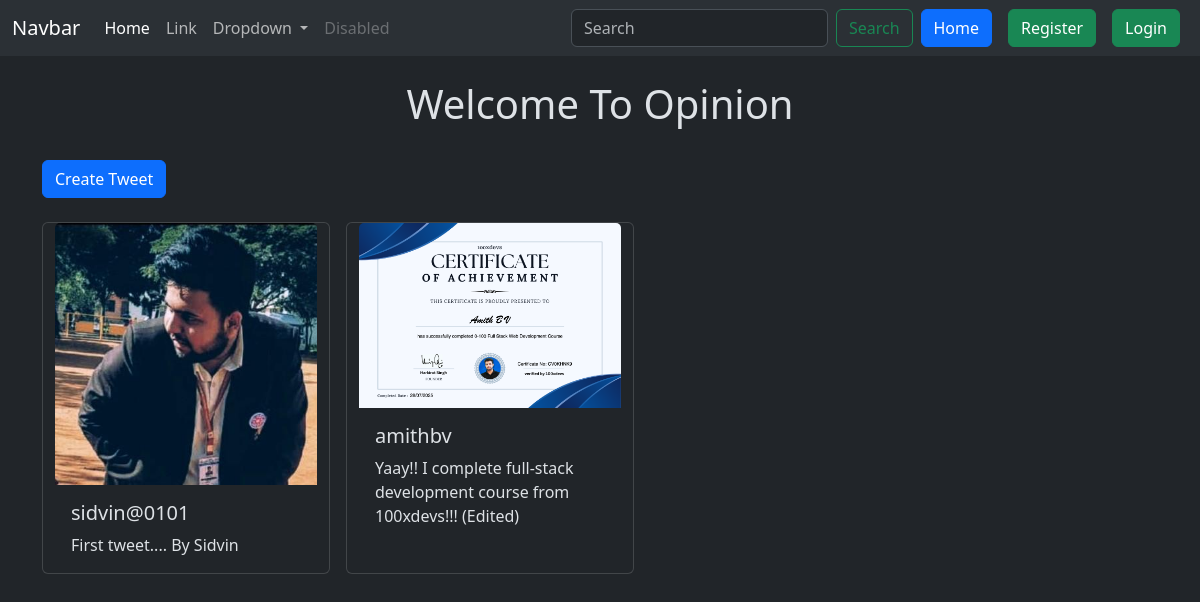
Screenshot of /tweet/ with the database file from the repository.
### tweet/models.py (models this page shows, shortened)
class Tweet(models.Model):
    user = models.ForeignKey(User, on_delete=models.CASCADE)
    text = models.TextField(max_length=250)
    photo = models.ImageField(upload_to='photos/', blank=True, null=True)
    created_at = models.DateTimeField(auto_now_add=True)
    updated_at = models.DateTimeField(auto_now=True)

### tweet/views.py (the view)
# urls.py: path('', views.tweet_list, name='tweet_list'),
def tweet_list(request):
    all_tweets = Tweet.objects.all().order_by('-created_at')
    return render(request, 'tweet_list.html', { 'all_tweets': all_tweets })

### tweet/templates/tweet_list.html (shortened to what this page needs)
{% extends 'layout.html' %}
{% block content %}
    <h1 class='text-center mt-4'>Welcome To Opinion</h1>
    <a href="{% url 'tweet_create' %}" class="btn btn-primary mb-4 mt-4">Create Tweet</a>
    <div class="container row gap-3">
        {% for tweet in all_tweets %}
            <div class="card" style="width: 18rem;">
                <img src="{{ tweet.photo.url }}" class="card-img-top" alt="...">
                <div class="card-body">
                    <h5 class="card-title">{{ tweet.user.username }}</h5>
                    <p class="card-text">{{ tweet.text }}</p>
                </div>
            </div>
        {% endfor %}
    </div>
{% endblock  %}

### rows the page displays
Tweet: photo (picture), user.username "sidvin@0101", text "First tweet.... By Sidvin"
Tweet: photo (picture), user.username "amithbv", text "Yaay!! I complete full-stack development course from 100xdevs!!! (Edited)"
